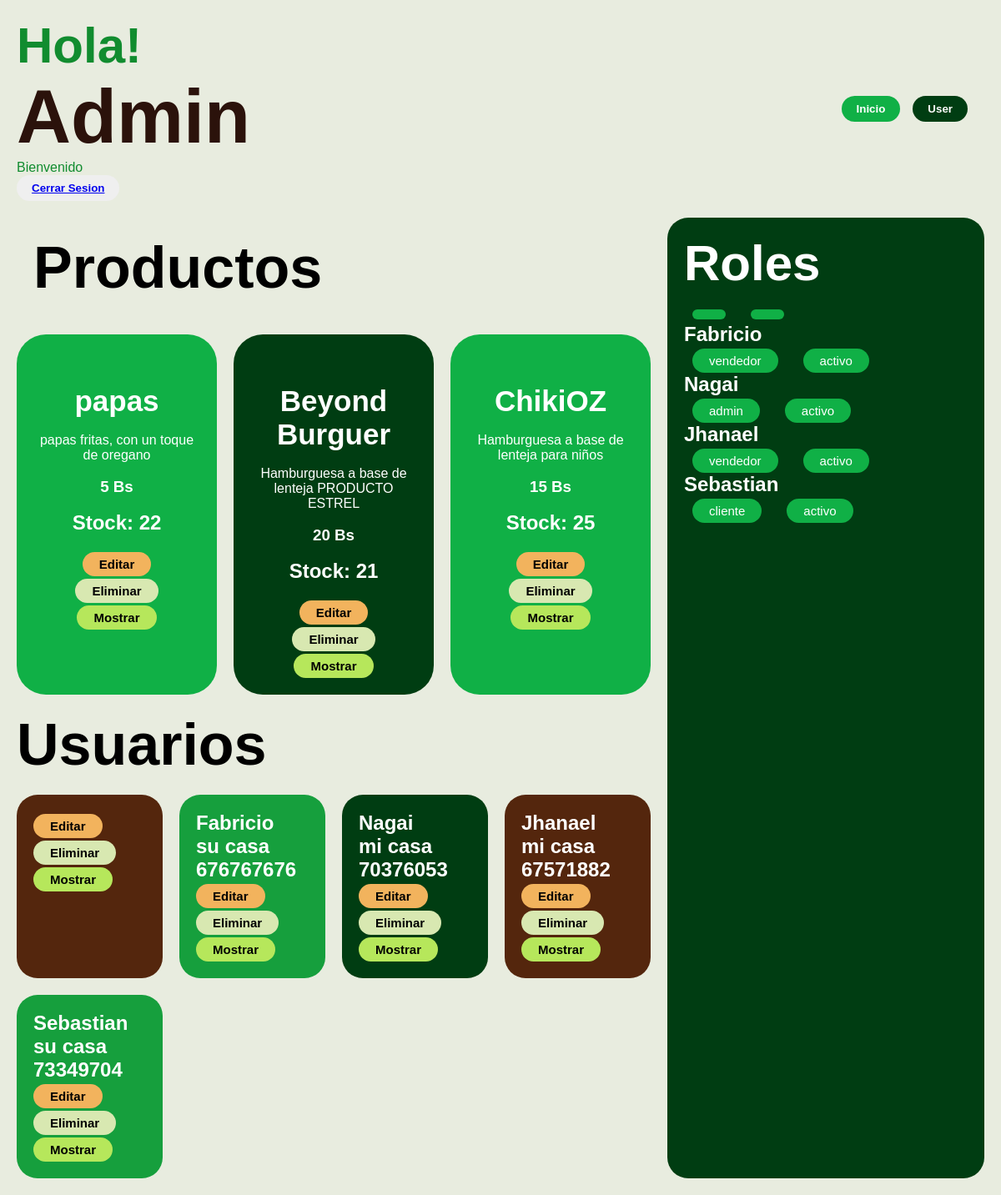
The app's page /maquetados/maquetadoAdmin.php with its own data.
### tables this page shows
CREATE TABLE IF NOT EXISTS `productos` (
  `id` INT NOT NULL AUTO_INCREMENT,
  `nombre` VARCHAR(45) NULL,
  `descripcion` VARCHAR(45) NULL,
  `precio` INT NULL,
  `costo` INT NULL,
  `stock` INT NULL,
  PRIMARY KEY (`id`));

CREATE TABLE IF NOT EXISTS `usuarios` (
  `CI` INT NOT NULL AUTO_INCREMENT,
  `nombre` VARCHAR(45) NULL,
  `direccion` VARCHAR(45) NULL,
  `celular` VARCHAR(45) NULL,
  `rol` VARCHAR(45) NULL,
  `estado` VARCHAR(45) NULL,
  PRIMARY KEY (`CI`));

### maquetados/maquetadoAdmin.php (the view, shortened to what this page needs)
<!DOCTYPE html>
<html lang=es>
<head>
</head>
<body>
<main>
<header>
<article style=color:#118c2f;background:none;padding:0>
<h1 style=font-size:60px>
Hola!
</h1>
<h1 style=color:#2b120b;font-size:90px>
Admin
</h1>
<p>Bienvenido <?php echo $_SESSION['nombre']; ?></p>
<button><a href="../Usuarios/cerrarse.php"  >Cerrar Sesion</a></button>
</article>
<article style="display:flex;gap:15px;background:none">
<button style=background:#10b046;color:white>
Inicio
</button>
<button style=background:#003d12;color:white>
User
</button>
</article>
</header>
<section>
  <article >
<h1 style="font-size:70px">
Productos
</h1>
</article>
<nav>
<?php
$conexion = new mysqli(
    "localhost",
    "root",
    "",
    "organiczoneBD"
);
$sql = "SELECT * FROM productos";
$resultado = $conexion->query($sql);
$i = 0;
if($resultado->num_rows > 0){
    while($fila = $resultado->fetch_assoc()){
        $i++;
        $color = "#10b046";
        if($i == 2){
            $color = "#003d12";
        }
        echo "
        <article style='
        background:$color;
        min-height:320px;
        color:white;
        text-align:center;
        border-radius:35px;
        padding:20px;
        '>
        <h2 style='margin-top:40px;font-size:35px'>
        ".$fila['nombre']."
        </h2>
        <br>
        <p>
        ".$fila['descripcion']."
        </p>
        <br>
        <h3>
        ".$fila['precio']." Bs
        </h3>
        <br>
        <h2>
        Stock: ".$fila['stock']."
        </h2>
        <br>";
         echo "<a href='../Productos/editarproducto.php?id=".$fila['id']."' class='botonN' style=
          'display: inline-block;
          background-color: #f2b35d;
          color: black;
          text-decoration: none;
          margin-top:3px;
          padding: 6px 20px;
          border-radius: 25px;
          text-align: center;
          font-size: 15px;'>
          <strong><p>Editar</p></strong></a> <br>";
        echo "<a href='#' onclick='confirmarEliminacionProducto(".$fila['id'].")' class='botonVC' style=
          'display: inline-block;
          background-color: #d8e8b1;
          margin-top:3px;
          color: black;
          text-decoration: none;
          padding: 6px 20px;
          border-radius: 25px;
          text-align: center;
          font-size: 15px;'>
          <strong><p>Eliminar</p></strong></a> <br>";
        echo "<a href='../Productos/leerproductos.php?id=".$fila['id']."' class='botonVC' style=
          'display: inline-block;
          background-color: #b6e75b;
          margin-top:3px;
          color: black;
          text-decoration: none;
          padding: 6px 20px;
          border-radius: 25px;
          text-align: center;
          font-size: 15px;'>
          <strong><p>Mostrar</p></strong></a> <br>";
          echo "</article>";
    }
}else{
    echo "
    <h1 style='color:black'>
    No hay productos registrados
    </h1>
    ";
}
?>
</nav>
<h1 style=font-size:70px>
Usuarios
</h1>
<nav style="grid-template-columns:repeat(4,1fr)">
  <?php
    $nombreServidor = "localhost";
    $nombreUsuario = "root";
    $contraseñaBaseDeDatos = "";
    $nombreBaseDeDatos = "organiczoneBD";
    $conexion = new mysqli($nombreServidor, $nombreUsuario, $contraseñaBaseDeDatos, $nombreBaseDeDatos);
    $i=0;
    $color="#54260d";
    $sql = "SELECT * FROM usuarios";
    $resultado = $conexion->query($sql);
    if ($resultado->num_rows > 0) {
      while($fila = $resultado->fetch_assoc()){
        $i=$i+1;
        if ($i==1){
            $color="#54260d";
        }
        if ($i==2){
            $color="#169f3d";
        }
        if ($i==3){
            $color="#003d12";
            $i=0;
        }
        echo "<article style='background:$color;color:white'>";
        echo "<h2>".$fila['nombre']."</h2>";
        echo "<h2>".$fila['direccion']."</h2>";
        echo "<h2>".$fila['celular']."</h2>";
        echo "<a href='../Usuarios/editarusuario.php?CI=".$fila['CI']."' class='botonN' style=
          'display: inline-block;
          background-color: #f2b35d;
          color: black;
          text-decoration: none;
          margin-top:3px;
          padding: 6px 20px;
          border-radius: 25px;
          text-align: center;
          font-size: 15px;'>
          <strong><p>Editar</p></strong></a> <br>";
        echo "<a href='#' onclick='confirmarEliminacion(".$fila['CI'].")' class='botonVC' style=
          'display: inline-block;
          background-color: #d8e8b1;
          margin-top:3px;
          color: black;
          text-decoration: none;
          padding: 6px 20px;
          border-radius: 25px;
          text-align: center;
          font-size: 15px;'>
          <strong><p>Eliminar</p></strong></a> <br>";
        echo "<a href='../Usuarios/leerusuarios.php?CI=".$fila['CI']."' class='botonVC' style=
          'display: inline-block;
          background-color: #b6e75b;
          margin-top:3px;
          color: black;
          text-decoration: none;
          padding: 6px 20px;
          border-radius: 25px;
          text-align: center;
          font-size: 15px;'>
          <strong><p>Mostrar</p></strong></a> <br>";
          echo "</article>";
      }
    }
?>
</nav>
</section>
<aside>
<h1 style=font-size:60px>
Roles
</h1>
<br>
<?php
    $nombreServidor = "localhost";
    $nombreUsuario = "root";
    $contraseñaBaseDeDatos = "";
    $nombreBaseDeDatos = "organiczoneBD";
    $conexion = new mysqli($nombreServidor, $nombreUsuario, $contraseñaBaseDeDatos, $nombreBaseDeDatos);
    $sql = "SELECT * FROM usuarios";
    $resultado = $conexion->query($sql);
    if ($resultado->num_rows > 0) {
      while($fila = $resultado->fetch_assoc())
        {
          echo "<article style='background:none;color:white;padding:0'>";
          echo "<h2>".$fila['nombre']."</h2>";
          echo "<p
          style=
          'display: inline-block;
          background-color: #10b046;
          margin-top:3px;
          margin-left:10px;
          color: white;
          text-decoration: none;
          padding: 6px 20px;
          border-radius: 25px;
          text-align: center;
          font-size: 15px;'
          >".$fila['rol']."</p>";
          echo "<p style=
          'display: inline-block;
          background-color: #10b046;
          margin-top:3px;
          margin-left: 30px;
          color: white;
          text-decoration: none;
          padding: 6px 20px;
          border-radius: 25px;
          text-align: center;
          font-size: 15px;'
          >".$fila['estado']."</p>";
          echo "</article>";
        }
    }
?>
</aside>
</main>
</body>
</html>

### maquetados/maquetadoAdmin.php (style rules this page uses)
* { margin:0; padding:0; box-sizing:border-box; font-family:Arial; }
body { background:#e8ecdf; padding:20px; }
main { display:grid; grid-template-columns:2fr 1fr; gap:20px; }
header { grid-column:1/3; display:flex; justify-content:space-between; align-items:center; }
section { display:grid; gap:20px; }
article { border-radius:25px; padding:20px; }
nav { display:grid; grid-template-columns:repeat(3,1fr); gap:20px; }
aside { background:#003d12; color:white; border-radius:25px; padding:20px; }
button { border:none; border-radius:20px; padding:8px 18px; font-weight:bold; }
.botonVC { display: inline-block; background-color: #d8e8b1; color: black; text-decoration: none; padding: 6px 20px; border-radius: 25px; text-align: center; font-size: 15px; }

### records on screen
productos: nombre "papas", descripcion "papas fritas, con un toque de oregano", precio "5", stock "22"
productos: nombre "Beyond Burguer", descripcion "Hamburguesa a base de lenteja PRODUCTO ESTREL", precio "20", stock "21"
productos: nombre "ChikiOZ", descripcion "Hamburguesa a base de lenteja para niños", precio "15", stock "25"
usuarios: nombre "Fabricio", direccion "su casa", celular "676767676", rol "vendedor", estado "activo"
usuarios: nombre "Nagai", direccion "mi casa", celular "70376053", rol "admin", estado "activo"
usuarios: nombre "Jhanael", direccion "mi casa", celular "67571882", rol "vendedor", estado "activo"
usuarios: nombre "Sebastian", direccion "su casa", celular "73349704", rol "cliente", estado "activo"
